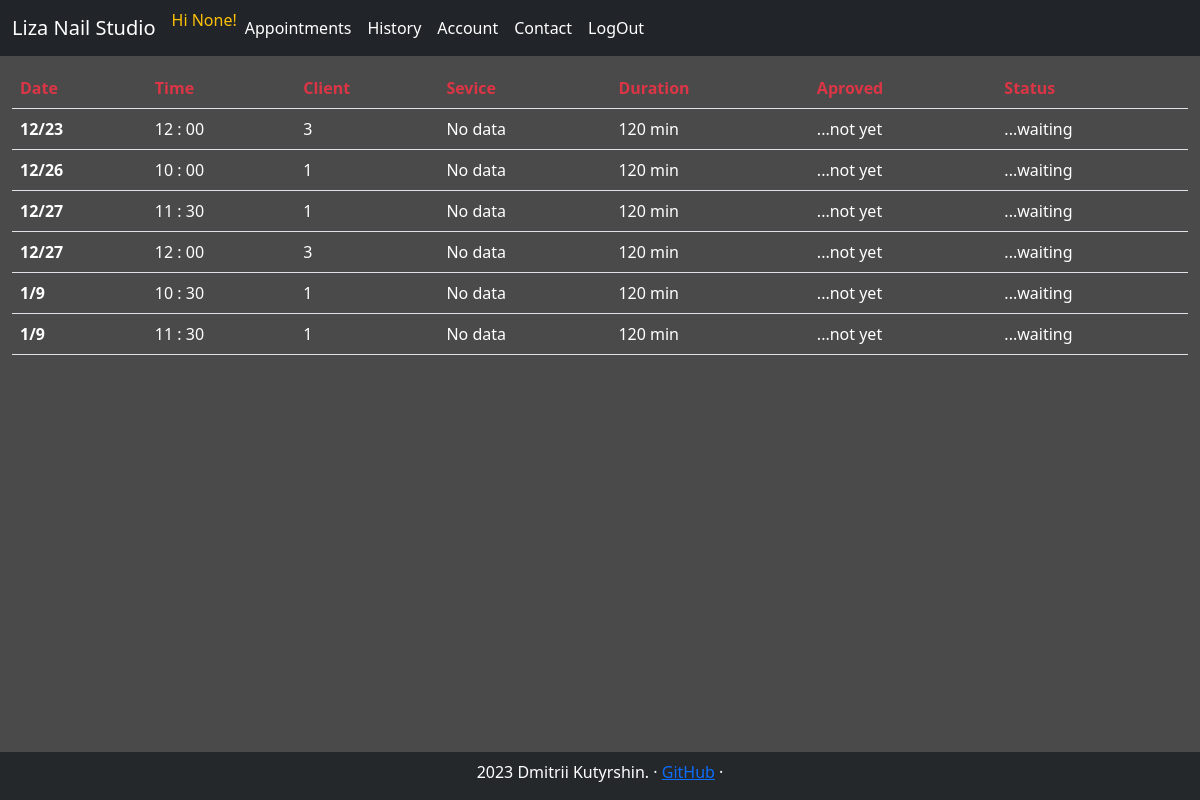
The page /all_appointments/ (signed in) on the database its author committed.
### tables this page shows
CREATE TABLE calendar(slot_id INTEGER PRIMARY KEY, year INT, month INT, weekday INT, day INT, hour INT, minute INT, is_open INT);

### studio_app/webapp.py (the view, shortened to what this page needs)
@app.route("/all_appointments/", methods=["GET", "POST"])
@login_required
@admin_only
def all_appointments():
    today = datetime.datetime.now()
    try:
        con = sqlite3.connect("./db.db")
        cur = con.cursor()
        user_appoint_db = cur.execute("SELECT user_id, id, service_name, slot_id, is_seen, is_aproved, is_canceled, amount_time_min FROM appointments WHERE slot_id IN (SELECT slot_id FROM calendar WHERE year=? AND month=? AND day>=?) OR slot_id IN (SELECT slot_id FROM calendar WHERE year=? AND month>?) OR slot_id IN (SELECT slot_id FROM calendar WHERE year>?);", (today.year, today.month, today.day, today.year, today.month, today.year)).fetchall()
        user_appoint = []
        for appointment in user_appoint_db:
            if appointment[6] == 0:
                slot_db = list(cur.execute("SELECT year, month, day, hour, minute FROM calendar WHERE slot_id=?", (appointment[3],)).fetchone())
                appointment_as_list = []
                for el in appointment:
                    el = 'No data' if el == None else el
                    appointment_as_list.append(el)
                appointment_as_list = appointment_as_list + slot_db
                user_appoint.append(appointment_as_list)
        user_appoint_sorted = sorted(user_appoint, key = lambda x: (x[8], x[9], x[10], x[11], x[12]))
    except Exception as er:
        con.close()
        print("##/all_appointments/ --db connection")
        print(er)
        return  render_template("apology.html", error_message="Something went wrong")
    return render_template("all_appointments.html", user_appoint=user_appoint_sorted)

### studio_app/helpers.py (called while the page is built)
def admin_only(f):
    @wraps(f)
    def decorated_function(*args, **kwargs):
        if session.get("is_admin")==0:
            return redirect("/")
        return f(*args, **kwargs)
    return decorated_function

def login_required(f):
    @wraps(f)
    def decorated_function(*args, **kwargs):
        if session.get("user_id") is None:
            return redirect("/signin")
        return f(*args, **kwargs)
    return decorated_function

### studio_app/webapp.py (called while the page is built)
@app.context_processor
def inject_navbar_items():
    return dict(navbar_menu=navbar_items)

@app.context_processor
def inject_navbar_items_not_loged_in():
    return dict(navbar_menu_not_loged_in=navbar_items_not_loged_in)

@app.context_processor
def inject_navbar_items_admin():
    return dict(navbar_items_admin=navbar_items_admin)

### studio_app/templates/all_appointments.html (shortened to what this page needs)
{% extends "layout.html" %}
{% block content %}
<table class="table">
    <thead>
      <tr class="text-danger">
        <th scope="col">Date</th>
        <th scope="col">Time</th>
        <th scope="col">Client</th>
        <th scope="col">Sevice</th>
        <th scope="col">Duration</th>
        <th scope="col">Aproved</th>
        <th scope="col">Status</th>
      </tr>
    </thead>
    <tbody class="text-white">
        {% for appointment in user_appoint %}
        <tr class="my-table-hover">
            <th scope="row">{{appointment[9]}}/{{appointment[10]}}</th>
            <td>{{appointment[11]}} :
                {% if appointment[12] == 0 %}
                00
                {% else %}
                {{appointment[12]}}
                {% endif %}
            </td>
            <td>{{appointment[0]}}</td>
            <td>{{appointment[2]}}</td>
            <td>{{appointment[7]}} min</td>
            <td>
                {% if appointment[5] == 0 %}
                    ...not yet
                {% else %}
                    Aproved
                {% endif %}
            </td>
            <td>
                    {% if appointment[4] == 1 %}
                        Done
                    {% elif appointment[6] == 1 %}
                        Canceled
                    {% else %}
                        ...waiting
                    {% endif %}
            </td>
          </tr>
        {% endfor %}
    </tbody>
  </table>
{% endblock %}

### studio_app/static/css/style.css (style rules this page uses)
body { font-weight: 100; color: rgba(255, 255, 255, 1); background: #4A4A4A; }
.table { width: 98%; margin: 1%; }

### rows shown on the page
calendar: appointment "12", day "23", shows "00", appointment "3", appointment "No data", appointment "120", minute "...waiting"
calendar: month "12", day "26", hour "10", shows "00", appointment "1", appointment "No data", appointment "120", minute "...waiting"

### other values the page prints
{{ session.get("instagram") }} "None"
{{ navbar_item }} "Appointments" "History" "Account" "Contact" "LogOut"
{{ appointment[9] }} "12" "12" "1" "1"
{{ appointment[10] }} "27" "27" "9" "9"
{{ appointment[11] }} "11" "12" "10" "11"
{{ appointment[12] }} "30" "30" "30"
{{ appointment[0] }} "1" "3" "1" "1"
{{ appointment[2] }} "No data" "No data" "No data" "No data"
{{ appointment[7] }} "120" "120" "120" "120"
